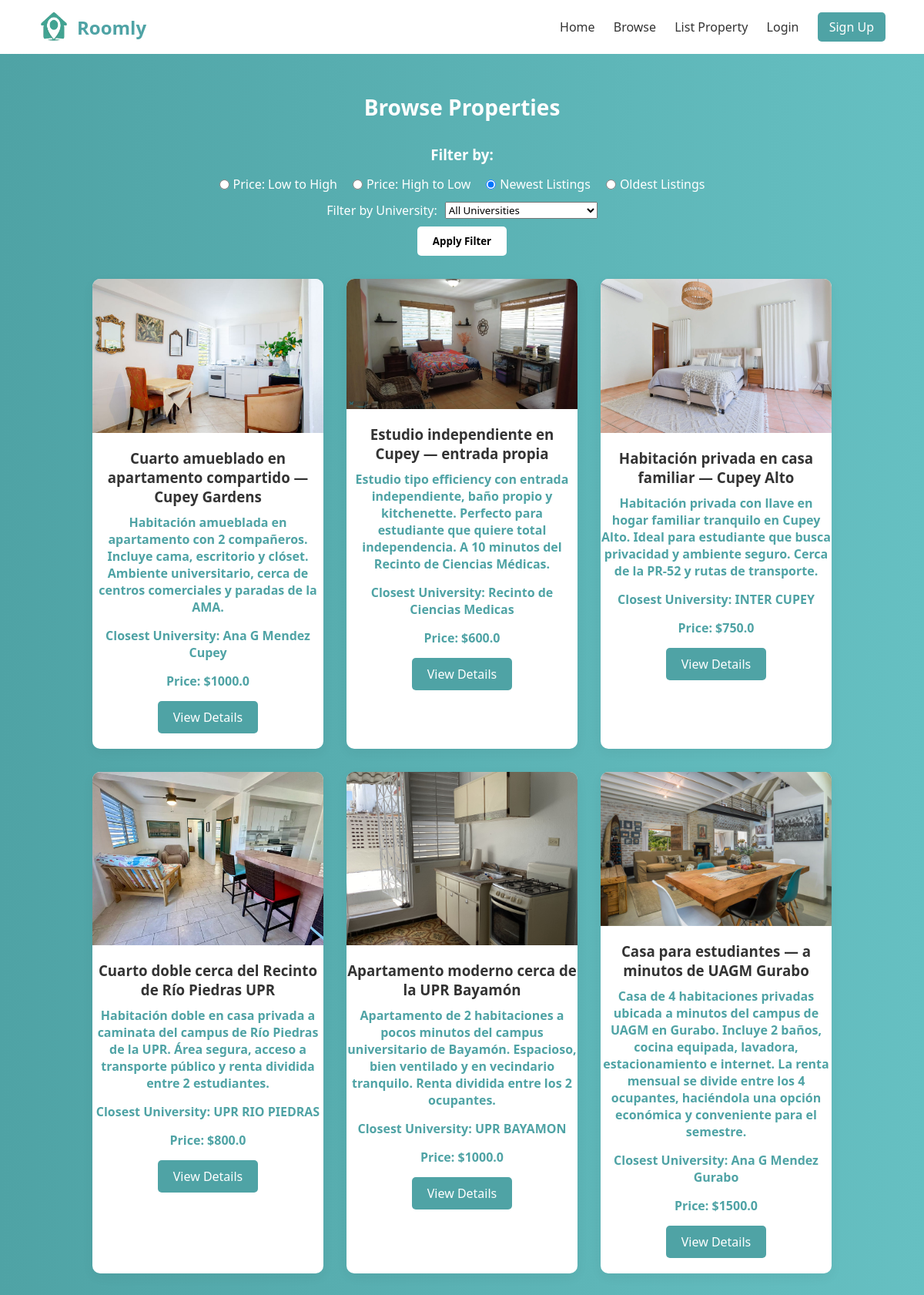
Screenshot of /browse with the database file from the repository.
### website/models.py (models this page shows)
class Property(db.Model):
    __tablename__ = 'PROPERTY'
    property_id_pk = db.Column(db.Integer, primary_key=True)
    title = db.Column(db.String(255), nullable=False)
    description = db.Column(db.Text, nullable=False)
    address = db.Column(db.String(255), nullable=False)
    city = db.Column(db.String(255), nullable=False)
    state = db.Column(db.String(255), nullable=False)
    country = db.Column(db.String(255), nullable=False)
    postal_code = db.Column(db.String(10), nullable=False)
    price_per_month = db.Column(db.Float, nullable=False)
    deposit_amount = db.Column(db.Float, nullable=False)
    number_of_bedrooms = db.Column(db.Integer, nullable=False)
    number_of_bathrooms = db.Column(db.Integer, nullable=False, default=1)
    sqr_ft = db.Column(db.Integer, nullable=False)
    amenities = db.Column(db.Text, nullable=True)
    availability_status = db.Column(db.Boolean, nullable=False)
    owner_id_fk = db.Column(db.Integer, nullable=False)
    university_id_fk = db.Column(db.Integer, nullable=True)
    images = db.relationship('PropertyImage', backref='property', lazy='select')
    amenity_links = db.relationship('PropertyAmenity', backref='property', lazy='select')
    reviews = db.relationship('PropertyReview', backref='property', lazy='select', cascade='all, delete-orphan')
    @property
    def id(self):
        return self.property_id_pk
    @property
    def price(self):
        return self.price_per_month
    @property
    def image_url(self):
        if self.images:
            return self.images[0].image_url
        return '/static/logoRoomly.png'

class PropertyImage(db.Model):
    __tablename__ = 'PROPERTY_IMAGES'
    image_id_pk = db.Column(db.Integer, primary_key=True)
    image_url = db.Column(db.String(255), nullable=False)
    property_id_fk = db.Column(db.Integer, db.ForeignKey('PROPERTY.property_id_pk'), nullable=False)

class University(db.Model):
    __tablename__ = 'UNIVERSITY'
    university_id_pk = db.Column(db.Integer, primary_key=True)
    name = db.Column(db.String(255), nullable=False)

### website/views.py (the view)
@views.route('/browse')
def browse():
    selected_filter = request.args.get('filter', 'newest')
    selected_university = request.args.get('university', '')
    query = Property.query.filter_by(availability_status=True)
    if selected_university:
        try:
            university_id = int(selected_university)
            query = query.filter_by(university_id_fk=university_id)
        except ValueError:
            pass
    if selected_filter == 'price_low_high':
        query = query.order_by(Property.price_per_month.asc())
    elif selected_filter == 'price_high_low':
        query = query.order_by(Property.price_per_month.desc())
    elif selected_filter == 'oldest':
        query = query.order_by(Property.property_id_pk.asc())
    else:
        selected_filter = 'newest'
        query = query.order_by(Property.property_id_pk.desc())
    properties = query.all()
    for prop in properties:
        if prop.university_id_fk:
            prop.university = University.query.get(prop.university_id_fk)
        else:
            prop.university = None
    universities = University.query.all()
    return render_template('browse.html', properties=properties, selected_filter=selected_filter, universities=universities, selected_university=selected_university)

### website/templates/browse.html (shortened to what this page needs)
<!DOCTYPE html>
<html lang="en">
<head>
    <link rel="stylesheet" href="{{ url_for('static', filename='styles.css') }}">
</head>
<body>
    <header>
        <a class="logoRoomly" href="{{ url_for('views.home') }}">
            <img src="{{ url_for('static', filename='logoRoomly.png') }}" alt="Roomly Icon" class="header-icon">
            Roomly
            </a>
        <nav>
            <a href="{{ url_for('views.home') }}">Home</a>
            <a href="{{ url_for('views.browse') }}">Browse</a>
            <a href="{{ url_for('views.list_property') }}">List Property</a>
            {% if session.get('account_id') %}
                <a href="{{ url_for('auth.profile') }}">Profile</a>
                <span class="nav-user">Hi, {{ session.get('account_first_name') }}</span>
                <a href="{{ url_for('auth.logout') }}" class="signup-btn">Log Out</a>
            {% else %}
                <a href="{{ url_for('auth.login') }}">Login</a>
                <a href="{{ url_for('auth.signup') }}" class="signup-btn">Sign Up</a>
            {% endif %}
        </nav>
    </header>
    <section class="browse-container">
        <h2>Browse Properties</h2>
        <div class="filter-section">
            <h3>Filter by:</h3>
            <form method="GET" action="{{ url_for('views.browse') }}">
                <div class="filter-options">
                    <label><input type="radio" name="filter" value="price_low_high" {% if selected_filter == 'price_low_high' %}checked{% endif %}> Price: Low to High</label>
                    <label><input type="radio" name="filter" value="price_high_low" {% if selected_filter == 'price_high_low' %}checked{% endif %}> Price: High to Low</label>
                    <label><input type="radio" name="filter" value="newest" {% if selected_filter == 'newest' %}checked{% endif %}> Newest Listings</label>
                    <label><input type="radio" name="filter" value="oldest" {% if selected_filter == 'oldest' %}checked{% endif %}> Oldest Listings</label>
                </div>
                <div class="filter-university">
                    <label for="university">Filter by University:</label>
                    <select name="university" id="university">
                        <option value="">All Universities</option>
                    </select>
                </div>
                <button type="submit">Apply Filter</button>
            </form>
        </div>
        <div class="property-listings">
            {% for property in properties %}
                <div class="property-card">
                    <img src="{{ property.image_url }}" alt="{{ property.title }}">
                    <h3>{{ property.title }}</h3>
                    <p>{{ property.description }}</p>
                    {% if property.university %}
                        <p><strong>Closest University:</strong> {{ property.university.name }}</p>
                    {% endif %}
                    <p>Price: ${{ property.price }}</p>
                    <a href="{{ url_for('views.property_detail', property_id=property.id) }}" class="view-details-btn">View Details</a>
                </div>
            {% endfor %}
        </div>
    </section>
</body>
</html>

### website/static/styles.css (style rules this page uses)
* { margin: 0; padding: 0; box-sizing: border-box; font-family: 'Segoe UI', sans-serif; }
body { background-color: #f8f9fa; color: #333; }
header { display: flex; justify-content: space-between; align-items: center; padding: 15px 50px; background-color: white; box-shadow: 0 2px 5px rgba(0,0,0,0.05); }
.header-icon { height: 40px; width: 40px; margin-right: 10px; vertical-align: middle; }
.logoRoomly { display: flex; align-items: center; font-size: 24px; font-weight: 700; color: #4FA3A5; text-decoration: none; }
nav a { margin-left: 20px; text-decoration: none; color: #333; font-weight: 500; }
.signup-btn { background-color: #4FA3A5; color: white; padding: 8px 15px; border-radius: 5px; }
.view-details-btn { display: inline-block; padding: 10px 20px; border: none; background-color: #4FA3A5; color: white; border-radius: 5px; cursor: pointer; text-decoration: none; transition: background-color 0.3s ease; }
.browse-container { padding: 50px; text-align: center; background: linear-gradient(to right, #4FA3A5, #66c0c2); min-height: calc(100vh - 70px); }
.browse-container h2 { margin-bottom: 30px; font-size: 28px; color: white; }
.browse-container .property-listings { display: flex; justify-content: center; gap: 30px; flex-wrap: wrap; }
.browse-container .property-card { background-color: white; width: 300px; border-radius: 10px; box-shadow: 0 5px 15px rgba(0,0,0,0.05); padding-bottom: 20px; transition: transform 0.3s ease; }
.browse-container .property-card img { width: 100%; border-radius: 10px 10px 0 0; }
.browse-container .property-card h3 { margin: 15px 0 10px; }
.browse-container .property-card p { margin-bottom: 15px; font-weight: bold; color: #4FA3A5; }
.browse-container .property-card .view-details-btn { display: inline-block; padding: 10px 20px; background-color: #4FA3A5; color: white; border-radius: 5px; text-decoration: none; cursor: pointer; }
.browse-container .filter-section { margin-bottom: 30px; }
.browse-container .filter-section h3 { margin-bottom: 15px; color: white; }
.browse-container .filter-section .filter-options { display: flex; gap: 20px; justify-content: center; }
.browse-container .filter-section .filter-options label { display: flex; align-items: center; gap: 5px; color: white; }
.browse-container .filter-section .filter-university { margin-top: 12px; margin-bottom: 10px; display: flex; align-items: center; gap: 10px; justify-content: center; color: white; }
.browse-container .filter-section button { padding: 10px 20px; border: none; background-color:white; color: black; font-weight: bold; border-radius: 5px; cursor: pointer; }

### rows the page displays
Property: image_url (picture), title "Cuarto amueblado en apartamento compartido — Cupey Gardens", description "Habitación amueblada en apartamento con 2 compañeros. Incluye cama, escritorio y clóset. Ambiente universitario, cerca de centros comerciales y paradas de la AMA.", university.name "Ana G Mendez Cupey", price "1000.0"
Property: image_url (picture), title "Estudio independiente en Cupey — entrada propia", description "Estudio tipo efficiency con entrada independiente, baño propio y kitchenette. Perfecto para estudiante que quiere total independencia. A 10 minutos del Recinto de Ciencias Médicas.", university.name "Recinto de Ciencias Medicas", price "600.0"
Property: image_url (picture), title "Habitación privada en casa familiar — Cupey Alto", description "Habitación privada con llave en hogar familiar tranquilo en Cupey Alto. Ideal para estudiante que busca privacidad y ambiente seguro. Cerca de la PR-52 y rutas de transporte.", university.name "INTER CUPEY", price "750.0"
Property: image_url (picture), title "Cuarto doble cerca del Recinto de Río Piedras UPR", description "Habitación doble en casa privada a caminata del campus de Río Piedras de la UPR. Área segura, acceso a transporte público y renta dividida entre 2 estudiantes.", university.name "UPR RIO PIEDRAS", price "800.0"
Property: image_url (picture), title "Apartamento moderno cerca de la UPR Bayamón", description "Apartamento de 2 habitaciones a pocos minutos del campus universitario de Bayamón. Espacioso, bien ventilado y en vecindario tranquilo. Renta dividida entre los 2 ocupantes.", university.name "UPR BAYAMON", price "1000.0"
Property: image_url (picture), title "Casa para estudiantes — a minutos de UAGM Gurabo", description "Casa de 4 habitaciones privadas ubicada a minutos del campus de UAGM en Gurabo. Incluye 2 baños, cocina equipada, lavadora, estacionamiento e internet. La renta mensual se divide entre los 4 ocupantes, haciéndola una opción económica y conveniente para el semestre.", university.name "Ana G Mendez Gurabo", price "1500.0"
